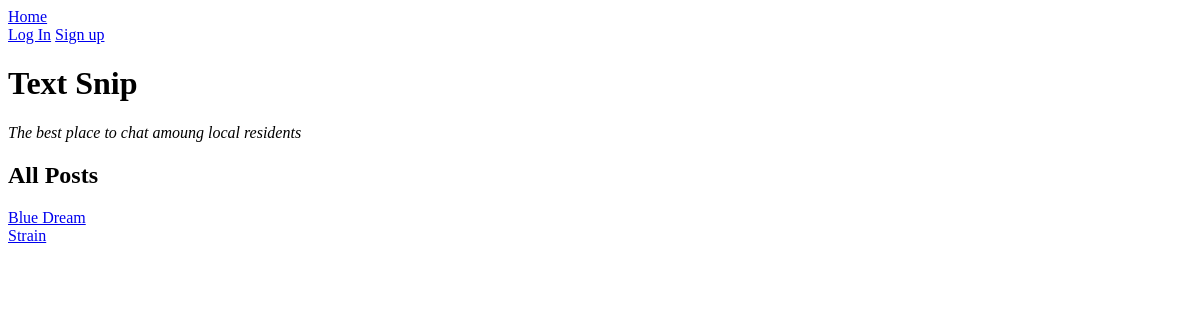
The app's page /, older data.
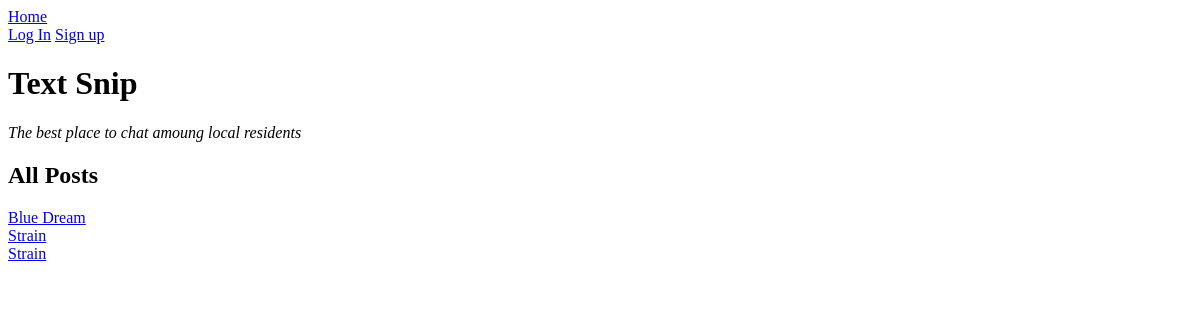
The same page, newer data.
### text_snip/models.py (models this page shows, shortened)
class Post(db.Model):
    id = db.Column(db.Integer, primary_key=True)
    title = db.Column(db.String(80), nullable=False)
    description = db.Column(db.String(400), nullable=False)
    category = db.Column(db.Enum(PostCategory), default=PostCategory.OTHER)
    created_by_id = db.Column(db.Integer, db.ForeignKey('user.id'))
    created_by = db.relationship('User')
    users_post = db.relationship('User', secondary='user_posts', back_populates='posts')
    def __repr__(self):
        return f'<Store: {self.title}>'

### text_snip/main/routes.py (the view)
@main.route('/')
def homepage():
    all_posts = Post.query.all()
    print(all_posts)
    return render_template('home.html', all_posts=all_posts)

### text_snip/templates/home.html (shortened to what this page needs)
{% extends 'base.html' %}
{% block content %}
<h1>Text Snip</h1>
<p><em>The best place to chat amoung local residents</em></p>
<h2>All Posts</h2>
{% for post in all_posts %}
<div class="post">
    <a href="/post/{{ post.id }}">{{ post.title }}</a>
</div>
{% endfor %}
{% endblock %}

Row changes from the older to the newer data that the page shows:
added Post: title "Strain"
